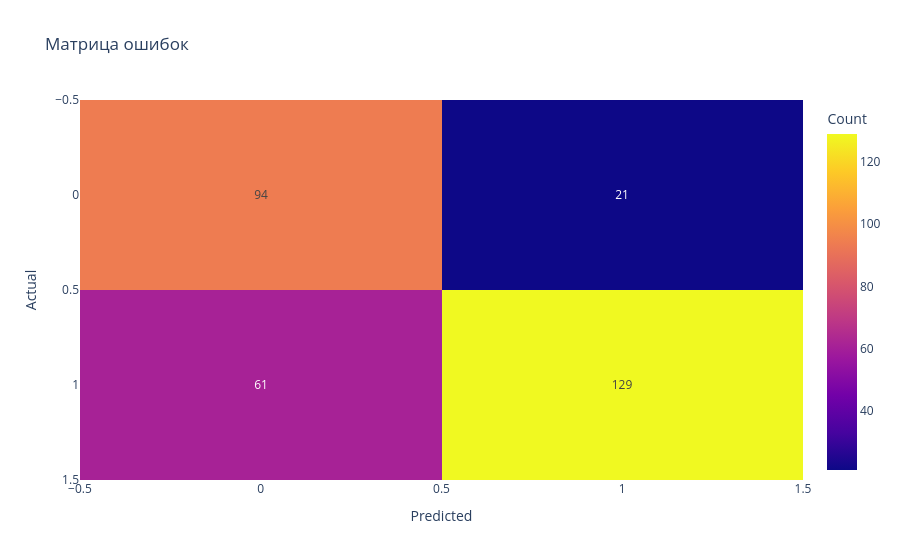

Write notebook code for a chart like this one.
### Code cell
# Матрица ошибок
cm = confusion_matrix(y_test, test_pred)
fig_cm = px.imshow(cm, text_auto=True, aspect='auto',
                   labels=dict(x='Predicted', y='Actual', color='Count'),
                   title='Матрица ошибок')
fig_cm.show()

### Figure 1 — Plotly figure (JSON) as saved in the notebook; plotly's stock layout.template omitted (floating-point values rounded to 4 significant figures)
{"data": [{"coloraxis": "coloraxis", "hovertemplate": "Predicted: %{x}<br>Actual: %{y}<br>Count: %{z}<extra></extra>", "name": "0", "texttemplate": "%{z}", "type": "heatmap", "xaxis": "x", "yaxis": "y", "z": [[94, 21], [61, 129]]}], "layout": {"coloraxis": {"colorbar": {"title": {"text": "Count"}}, "colorscale": [[0, "#0d0887"], [0.1111, "#46039f"], [0.2222, "#7201a8"], [0.3333, "#9c179e"], [0.4444, "#bd3786"], [0.5556, "#d8576b"], [0.6667, "#ed7953"], [0.7778, "#fb9f3a"], [0.8889, "#fdca26"], [1, "#f0f921"]]}, "title": {"text": "Матрица ошибок"}, "xaxis": {"anchor": "y", "domain": [0, 1], "title": {"text": "Predicted"}}, "yaxis": {"anchor": "x", "autorange": "reversed", "domain": [0, 1], "title": {"text": "Actual"}}}}
